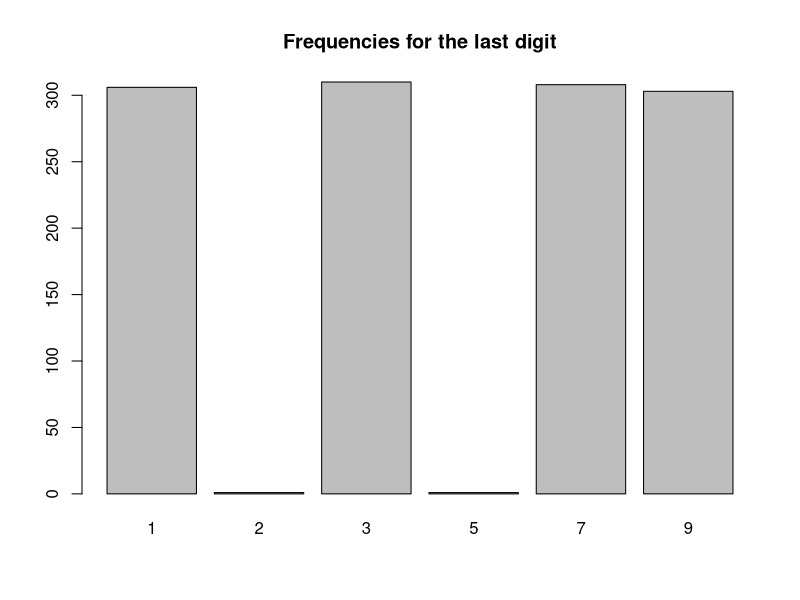
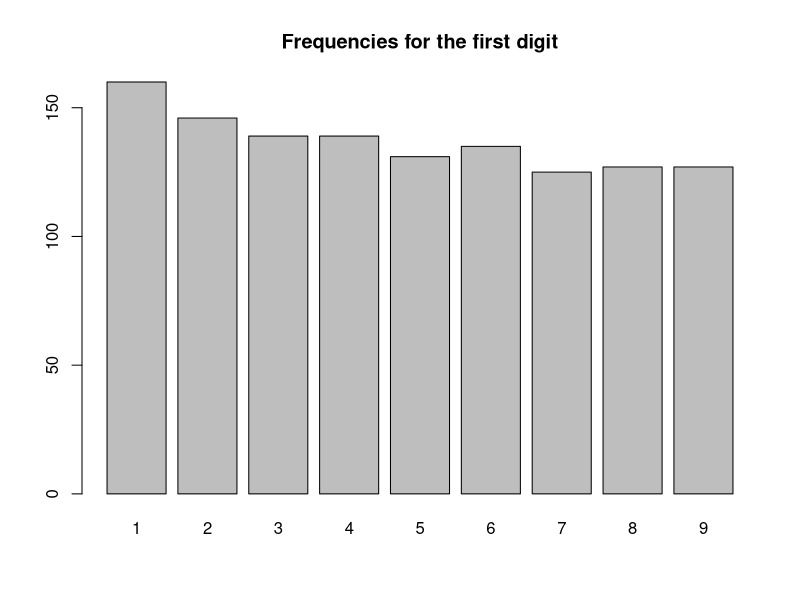
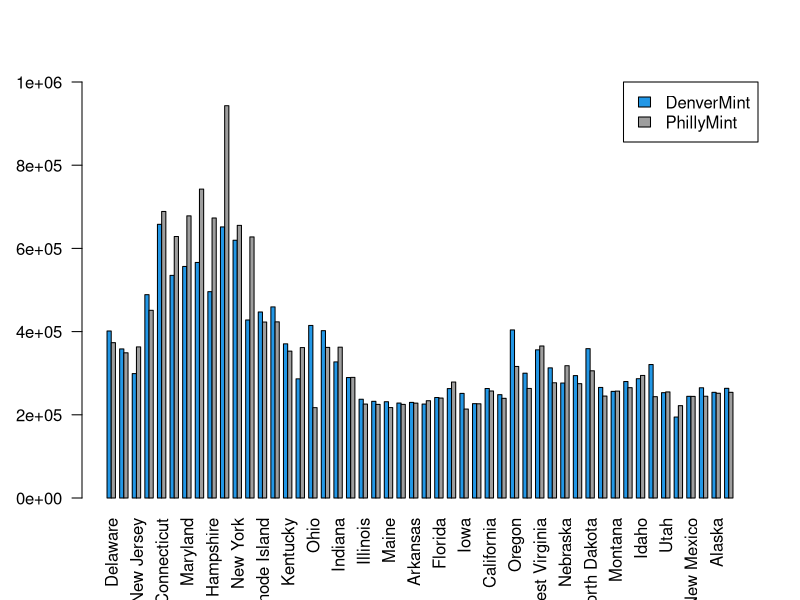

Write R code to recreate these figures, in order. (Note: this script raises an error after producing the figures.)
#Part 1
df <- read.csv("myPrimes.csv")
head(df)
tail(df)


barplot(table(df$LastDigit), main = "Frequencies for the last digit")
barplot(table(df$FirstDigit), main = "Frequencies for the first digit")

#Part 2
us_quarters <- read.csv("us_quarters.csv")
attach(us_quarters)
head(us_quarters)
#2.1
us_quarters$State[which(us_quarters$DenverMint == max(us_quarters$DenverMint))]
us_quarters$State[which(us_quarters$PhillyMint == max(us_quarters$PhillyMint))]
us_quarters$State[which(us_quarters$DenverMint == min(us_quarters$DenverMint))]
us_quarters$State[which(us_quarters$PhillyMint == min(us_quarters$PhillyMint))]

#2.2
print(total_dollars <-(sum(us_quarters$DenverMint) + sum(us_quarters$PhillyMint)) * 1000 * 0.25)

#2.3
t <- t(as.matrix(us_quarters[,2:3]))
barplot(t,beside=TRUE, 
        names.arg=us_quarters$State,
        ylim = c(0,1000000),
        las=2,
        col=c(4,8),
        legend.text = c("DenverMint", "PhillyMint"),
        args.legend = list(x = "topright"))

#2.4
us_quartes <- seq(1,50)

plot(States, DenverMint, col='red',  cex=1.3, type="p",
     alpha=0,
     las=2,
     xlab='X', ylab='Y', main='Scatterplot of Mints')

points(States, PhillyMint, col='blue', pch=19, cex=1.3)
points(States, DenverMint, col='red', pch=19, cex=1.3)

#add legend
legend("topright", legend=c('PhillyMint', 'DenverMint'), pch=c(19, 19), col=c('blue', 'red'))

#2.5
par(mfrow=c(1,2))
boxplot(DenverMint, main = "DenverMint")
boxplot(PhillyMint, main = "PhillyMint")

#2.6
five1 = fivenum(DenverMint)
IQR1 = five1[4] - five1[2]
OUT1 = five1[4]+IQR1*1.5
print(us_quarters$State[which(us_quarters$DenverMint > OUT1)])

five2 = fivenum(PhillyMint)
IQR2 = five2[4] - five2[2]
OUT2 = five2[4]+IQR2*1.5
print(us_quarters$State[which(us_quarters$PhillyMint > OUT2)])

#Problem 3
stocks <- read.csv("faang.csv")
attach(stocks)
head(stocks)

#3.1
pairs(stocks,
      col = 'blue', #modify color
      labels = c('Facebook', 'Apple', 'Amazon', 'Netflix', 'Google'), #modify labels
      main = 'Pariwise plot of stocks FAANGS')

#3.2
library(corrplot)
print(matrix <- cor(stocks[,2:6]))
corrplot(matrix, method="number")


#Problem 4
scores <- read.csv("scores.csv")
head(scores)

#4.1
h <- hist(scores$Score)
for(i in 1:length(h$counts)) {
  print(sprintf("%.0f students in range (%.0f,%0.f]", h$counts[i],h$breaks[i], h$breaks[i+1]))
}

#4.2
h <- hist(scores$Score, breaks = c(30,50,70,90))
for(i in 1:length(h$counts)) {
  print(sprintf("%.0f students in range (%.0f,%0.f]", h$counts[i],h$breaks[i], h$breaks[i+1]))
}


#Problem 5
females <- c(15,43,100,130,175,358,450,573,1098)
males <- c(3,59,72,183,273,293,337)
mean(females)
mean(males)
#5.1
par(mfrow=c(1,2))
boxplot(females, main = "Females")
boxplot(males, main = "Males")
